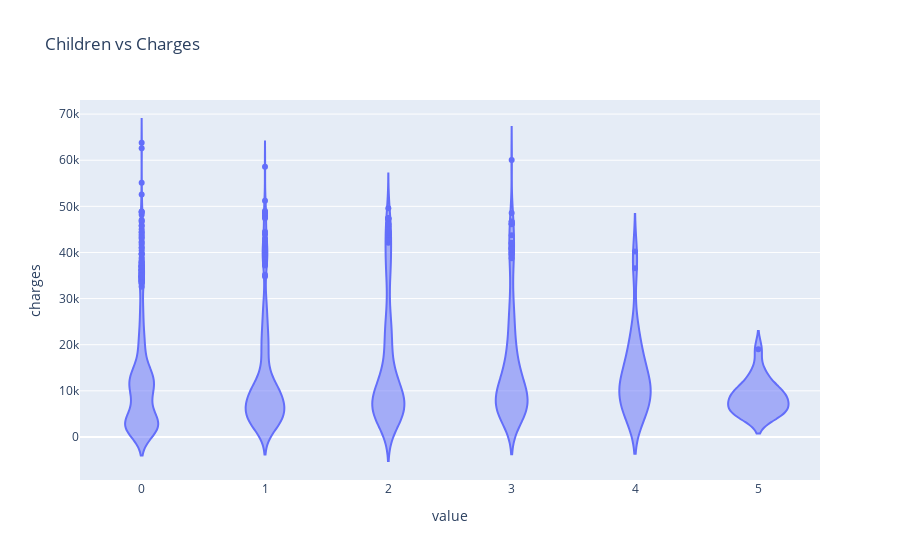

Source (notebook cell):
### Code cell
#violin plot c

px.violin(df,x=['children'],y='charges',title='Children vs Charges')

### Figure 1 — Plotly figure (JSON) as saved in the notebook; plotly's stock layout.template omitted (floating-point values rounded to 4 significant figures; data arrays with more than 128 entries replaced by an {"elided": "..."} marker saying what was removed)
{"data": [{"alignmentgroup": "True", "box": {"visible": false}, "hovertemplate": "value=%{x}<br>charges=%{y}<extra></extra>", "legendgroup": "", "marker": {"color": "#636efa"}, "name": "", "offsetgroup": "", "orientation": "v", "scalegroup": "True", "showlegend": false, "type": "violin", "x": {"elided": "1338 int values"}, "x0": " ", "xaxis": "x", "y": {"elided": "1338 float values"}, "y0": " ", "yaxis": "y"}], "layout": {"legend": {"tracegroupgap": 0}, "title": {"text": "Children vs Charges"}, "violinmode": "group", "xaxis": {"anchor": "y", "domain": [0, 1], "title": {"text": "value"}}, "yaxis": {"anchor": "x", "domain": [0, 1], "title": {"text": "charges"}}}}
